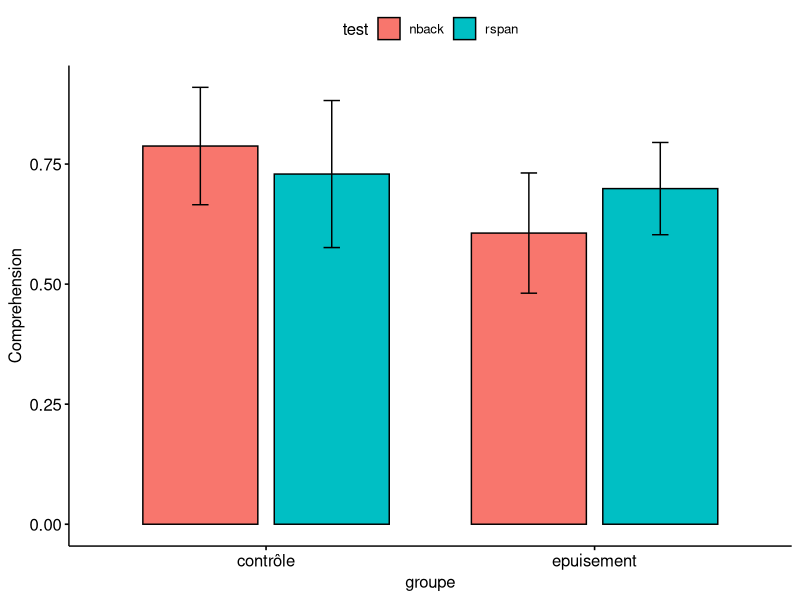
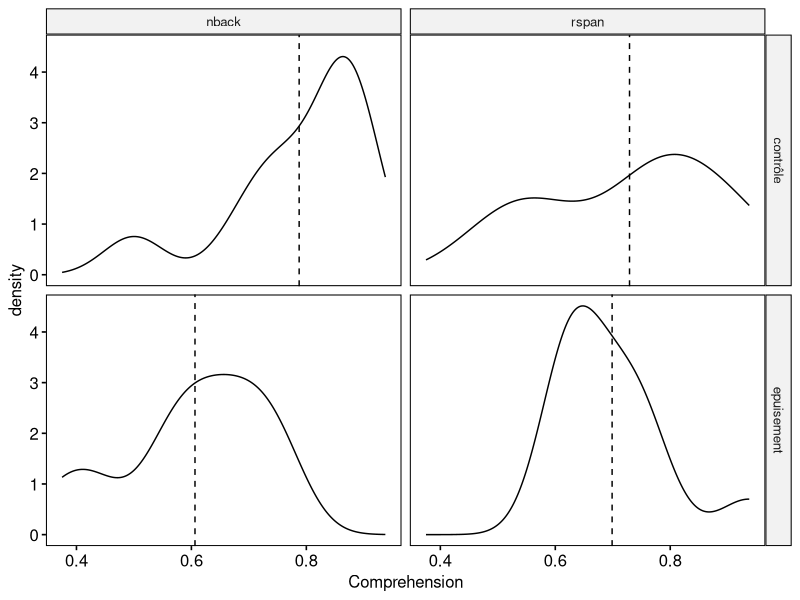
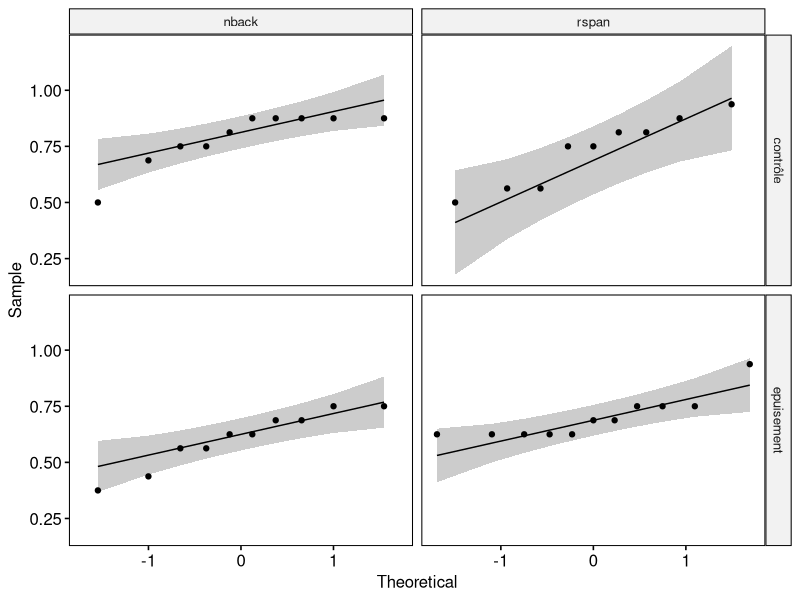

Recreate these plots in R, in order. (Note: this script raises an error after producing the figures.)
## ---- chunk 1
library(tidyverse)
library(ggpubr)
library(rstatix)

ques <- read.csv2("data/recap.csv", sep = ",", fileEncoding="UTF-8-BOM")
ques <- ques %>%
  filter(id_subject != "4") %>%
  select(-id_subject, -back_1_level, -back_2_level)

ques$id_sujet <- as.factor(ques$id_sujet)
ques$groupe <- as.factor(ques$groupe)
ques$Comprehension <- as.numeric(ques$Comprehension)
ques$wm_pre <- as.numeric(ques$wm_pre)
ques$wm_post <- as.numeric(ques$wm_post)

## ---- chunk 2
ques %>%
  group_by(groupe, test) %>%
  get_summary_stats(Comprehension, type = "mean_sd")
## ---- chunk 3
p_comp <- ggbarplot(ques, x = "groupe", y = "Comprehension", fill = "test", add = "mean_sd", position = position_dodge(0.8))

p_comp
## ---- chunk 4

ggdensity(ques, x = "Comprehension", facet.by = c("groupe", "test"), add = "mean")

## ---- chunk 5

ggqqplot(ques, x = "Comprehension", facet.by = c("groupe", "test"))

## ---- chunk 6
ques %>%
  group_by(groupe, test) %>%
  shapiro_test(Comprehension)
## ---- chunk 7
ques %>%
  anova_test(Comprehension ~ groupe*test)
## ---- chunk 8
ques %>%
  tukey_hsd(Comprehension ~ groupe*test)
## ---- chunk 9
ques %>%
  filter(groupe == "epuisement") %>%
  filter(test == "nback") %>%
  cor_mat(Pre_motiv, Mem_diffic, Transc_diffic, Quest_diffic, Fatigue, Recommencer, Comprehension, wm_pre, wm_post, erreurs, reformulation, non_transc) %>%
  cor_plot(label = T)
## ---- chunk 10
ques_nback_transc <- ques %>%
  filter(groupe == "epuisement") %>%
  filter(test == "nback")

cor.test(ques_nback_transc$wm_pre, ques_nback_transc$wm_post, method = "pearson")

## ---- chunk 11
ques %>%
  filter(groupe == "epuisement") %>%
  filter(test == "rspan") %>%
  cor_mat(Pre_motiv, Mem_diffic, Transc_diffic, Quest_diffic, Fatigue, Recommencer, Comprehension, wm_pre, wm_post, erreurs, reformulation, non_transc) %>%
  cor_plot(label = T)
## ---- chunk 12
ques_rspan_transc <- ques %>%
  filter(groupe == "epuisement") %>%
  filter(test == "rspan")

cor.test(ques_rspan_transc$wm_pre, ques_rspan_transc$wm_post, method = "pearson")
## ---- chunk 13
ques %>%
  filter(groupe == "contrôle") %>%
  filter(test == "nback") %>%
  cor_mat(Pre_motiv, Mem_diffic, Transc_diffic, Quest_diffic, Fatigue, Recommencer, Comprehension, wm_pre, wm_post) %>%
  cor_plot(label = T)
## ---- chunk 14
ques_nback_cont <- ques %>%
  filter(groupe == "contrôle") %>%
  filter(test == "nback")

cor.test(ques_nback_cont$wm_pre, ques_nback_cont$wm_post, method = "pearson")

## ---- chunk 15
ques %>%
  filter(groupe == "contrôle") %>%
  filter(test == "rspan") %>%
  cor_mat(Pre_motiv, Mem_diffic, Transc_diffic, Quest_diffic, Fatigue, Recommencer, Comprehension, wm_pre, wm_post) %>%
  cor_plot(label = T)
## ---- chunk 16
ques_rspan_cont <- ques %>%
  filter(groupe == "contrôle") %>%
  filter(test == "rspan")

cor.test(ques_rspan_cont$wm_pre, ques_rspan_cont$wm_post, method = "pearson")
